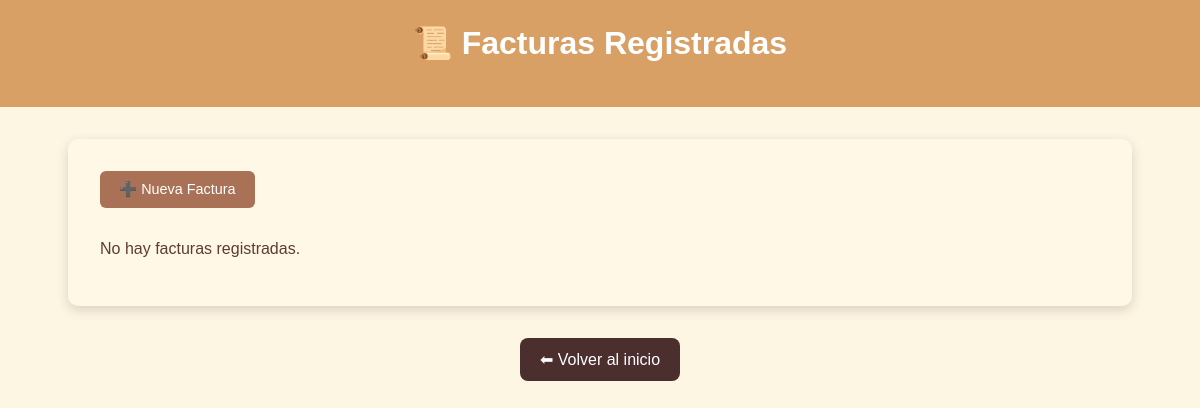
/invoices/, run on an earlier commit of the app's database.
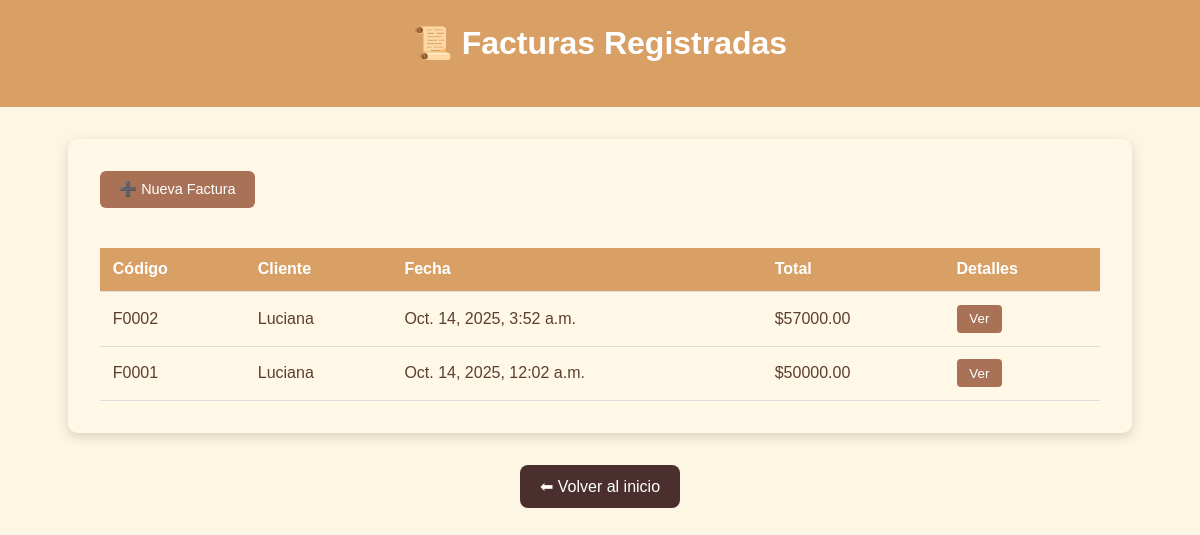
And on a later commit of the database.
### invoices/models.py (models this page shows, shortened)
class Factura(models.Model):
    codigo = models.CharField(max_length=20, unique=True)  # ej: F001
    fecha = models.DateTimeField(auto_now_add=True)
    cliente = models.CharField(max_length=100, blank=True, null=True)
    total = models.DecimalField(max_digits=10, decimal_places=2, default=0)

### invoices/views.py (the view)
# urls.py: path('', views.sales_list, name='sales_list'),
def sales_list(request):
    facturas = Factura.objects.prefetch_related("detalles__producto").all().order_by("-fecha")
    return render(request, "sales_list.html", {"facturas": facturas})

### invoices/templates/sales_list.html (shortened to what this page needs)
<!DOCTYPE html>
<html lang="es">
<head>
</head>
<body>
    <header>
        <h1>📜 Facturas Registradas</h1>
    </header>
    <main>
        <a href="{% url 'register_invoice' %}" class="back-btn">➕ Nueva Factura</a>
        {% if facturas %}
        <table>
            <thead>
                <tr>
                    <th>Código</th>
                    <th>Cliente</th>
                    <th>Fecha</th>
                    <th>Total</th>
                    <th>Detalles</th>
                </tr>
            </thead>
            <tbody>
                {% for factura in facturas %}
                <tr>
                    <td>{{ factura.codigo }}</td>
                    <td>{{ factura.cliente }}</td>
                    <td>{{ factura.fecha }}</td>
                    <td>${{ factura.total }}</td>
                    <td>
                        <button class="btn-toggle" onclick="toggleDetails('{{ factura.id }}')">Ver</button>
                    </td>
                </tr>
                {% endfor %}
            </tbody>
        </table>
        {% else %}
            <p>No hay facturas registradas.</p>
        {% endif %}
    </main>
    <a href="{% url 'home' %}" class="btn-home">⬅ Volver al inicio</a>
</body>
</html>

What changed in the data, as far as the page shows it:
added Factura: codigo "F0002", cliente "Luciana", fecha "Oct. 14, 2025, 3:52 a.m.", total "57000.00"
added Factura: codigo "F0001", cliente "Luciana", fecha "Oct. 14, 2025, 12:02 a.m.", total "50000.00"
Also different on the page:
text no longer shown: "No hay facturas registradas."
text now shown: "Código Cliente Fecha Total Detalles"
